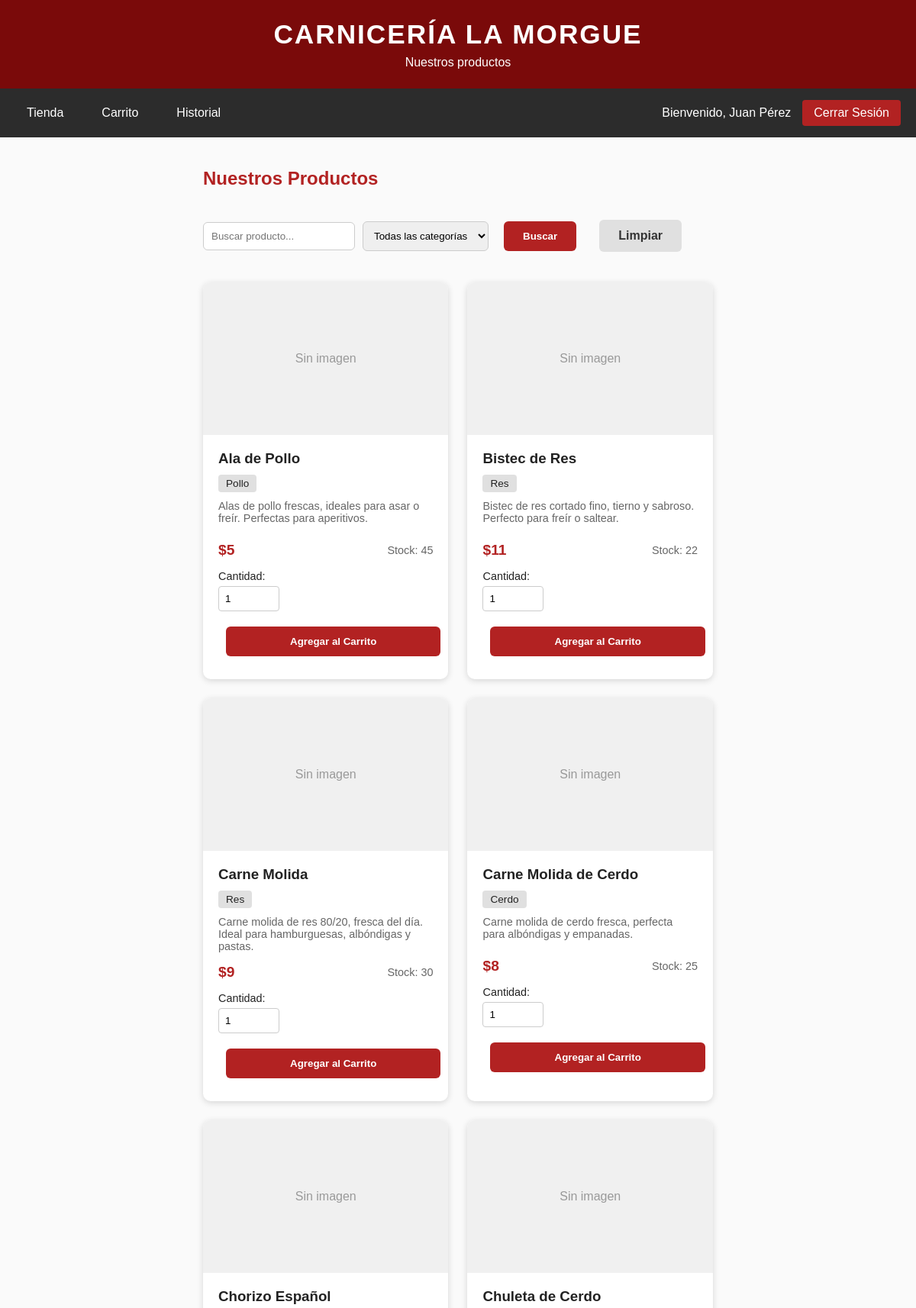
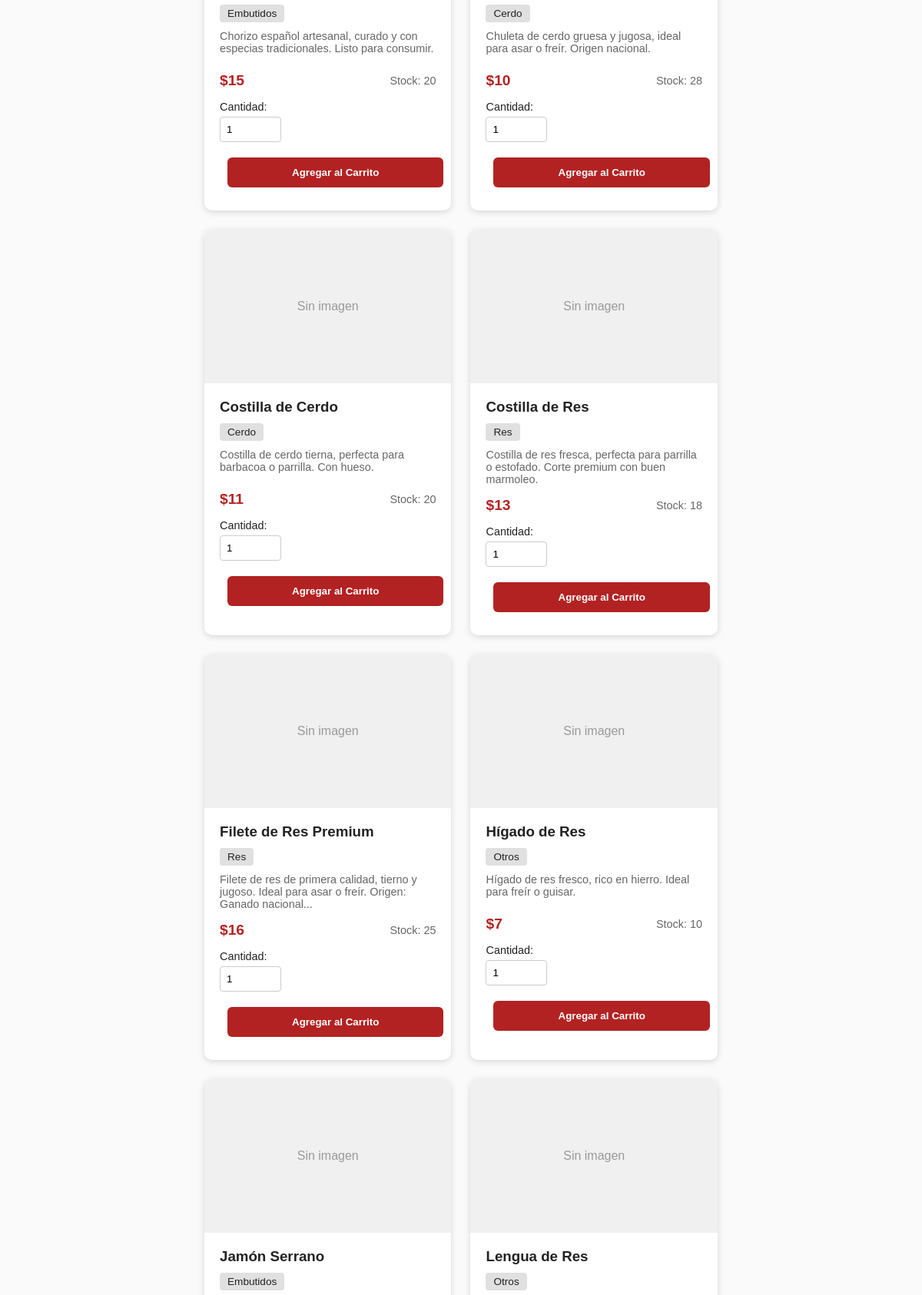
Page /user/tienda.php (signed in, upper part) on the committed database (2 pictures, top to bottom).
### tables this page shows
CREATE TABLE
    productos (
        id INT AUTO_INCREMENT PRIMARY KEY,
        nombre VARCHAR(100) NOT NULL,
        descripcion TEXT,
        precio DECIMAL(10, 2) NOT NULL,
        categoria VARCHAR(50),
        stock INT NOT NULL CHECK (stock >= 0),
        imagen VARCHAR(255)
    );

### includes/funciones.php (called while the page is built, shortened)
<?php
function formatearPrecio($precio)
{
    return "$" . number_format($precio, 0, ',', '.');
}

### user/tienda.php (the view, shortened to what this page needs)
<?php
require_once "../includes/funciones.php";
$busqueda = isset($_GET['buscar']) ? trim($_GET['buscar']) : '';
$query = "SELECT * FROM productos WHERE stock > 0";
$query .= " ORDER BY nombre ASC";
$stmt = $conn->prepare($query);
$stmt->execute();
$result = $stmt->get_result();
$productos = [];
while ($row = $result->fetch_assoc()) {
    $productos[] = $row;
}
include "../includes/header.php";
include "../includes/navbar_user.php";
?>
<main class="user-main">
    <div class="container">
        <h2>Nuestros Productos</h2>
        <div class="filters">
            <form method="GET" action="" class="filter-form">
                <input type="text" name="buscar" placeholder="Buscar producto..." value="<?php echo htmlspecialchars($busqueda); ?>">
                <select name="categoria">
                    <option value="">Todas las categorías</option>
                </select>
                <button type="submit" class="btn btn-primary">Buscar</button>
                <a href="tienda.php" class="btn btn-secondary">Limpiar</a>
            </form>
        </div>
        <?php if (empty($productos)): ?>
            <p>No se encontraron productos disponibles.</p>
        <?php else: ?>
            <div class="productos-grid">
                <?php foreach ($productos as $producto): ?>
                    <div class="producto-card">
                        <?php if ($producto['imagen']): ?>
                            <img src="../uploads/productos/<?php echo htmlspecialchars($producto['imagen']); ?>"
                                 alt="<?php echo htmlspecialchars($producto['nombre']); ?>"
                                 class="producto-imagen">
                        <?php else: ?>
                            <div class="producto-sin-imagen">Sin imagen</div>
                        <?php endif; ?>
                        <div class="producto-info">
                            <h3><?php echo htmlspecialchars($producto['nombre']); ?></h3>
                            <?php if ($producto['categoria']): ?>
                                <span class="categoria"><?php echo htmlspecialchars($producto['categoria']); ?></span>
                            <?php endif; ?>
                            <?php if ($producto['descripcion']): ?>
                                <p class="descripcion"><?php echo htmlspecialchars(substr($producto['descripcion'], 0, 100)); ?><?php echo strlen($producto['descripcion']) > 100 ? '...' : ''; ?></p>
                            <?php endif; ?>
                            <div class="producto-precio">
                                <strong><?php echo formatearPrecio($producto['precio']); ?></strong>
                                <span class="stock">Stock: <?php echo $producto['stock']; ?></span>
                            </div>
                            <form method="POST" action="" class="form-carrito">
                                <div class="cantidad-input">
                                    <label for="cantidad_<?php echo $producto['id']; ?>">Cantidad:</label>
                                    <input type="number"
                                           id="cantidad_<?php echo $producto['id']; ?>"
                                           name="cantidad"
                                           min="1"
                                           max="<?php echo $producto['stock']; ?>"
                                           value="1"
                                           required>
                                </div>
                                <button type="submit" name="agregar_carrito" class="btn btn-primary btn-block">
                                    Agregar al Carrito
                                </button>
                            </form>
                        </div>
                    </div>
                <?php endforeach; ?>
            </div>
        <?php endif; ?>
    </div>
</main>
<?php include "../includes/footer.php"; ?>

### assets/css/estilos.css (style rules this page uses)
* { margin: 0; padding: 0; box-sizing: border-box; }
body { font-family: Arial, Helvetica, sans-serif; background-color: #fafafa; color: #222; }
main { display: flex; justify-content: center; align-items: center; padding: 40px 20px; min-height: 70vh; }
.btn { display: inline-block; padding: 12px 25px; margin: 10px; text-decoration: none; font-weight: bold; border-radius: 6px; transition: 0.3s ease; }
.user-main { padding: 40px 20px; min-height: 70vh; }
.user-main .container { max-width: 1200px; margin: 0 auto; }
.user-main h2 { margin-bottom: 30px; color: #b22222; }
.filters { margin-bottom: 30px; }
.filter-form { display: flex; gap: 10px; flex-wrap: wrap; align-items: center; }
.filter-form input, .filter-form select { padding: 10px; border: 1px solid #ccc; border-radius: 6px; }
.productos-grid { display: grid; grid-template-columns: repeat(auto-fill, minmax(280px, 1fr)); gap: 25px; margin-top: 30px; }
.producto-card { background-color: white; border-radius: 10px; overflow: hidden; box-shadow: 0 2px 8px rgba(0, 0, 0, 0.15); transition: transform 0.3s, box-shadow 0.3s; }
.producto-sin-imagen { width: 100%; height: 200px; background-color: #f0f0f0; display: flex; align-items: center; justify-content: center; color: #999; }
.producto-info { padding: 20px; }
.producto-info h3 { margin-bottom: 10px; color: #222; }
.categoria { display: inline-block; background-color: #e0e0e0; padding: 4px 10px; border-radius: 4px; font-size: 0.85em; margin-bottom: 10px; }
.descripcion { color: #666; font-size: 0.9em; margin-bottom: 15px; min-height: 40px; }
.producto-precio { display: flex; justify-content: space-between; align-items: center; margin-bottom: 15px; }
.producto-precio strong { color: #b22222; font-size: 1.2em; }
.stock { color: #666; font-size: 0.9em; }
.form-carrito { margin-top: 15px; }
.cantidad-input { margin-bottom: 10px; }
.cantidad-input label { display: block; margin-bottom: 5px; font-size: 0.9em; }
.cantidad-input input { width: 80px; padding: 8px; border: 1px solid #ccc; border-radius: 4px; }
.btn-block { width: 100%; display: block; text-align: center; }
.btn-primary { background-color: #b22222; color: white; border: none; padding: 12px 25px; border-radius: 6px; text-decoration: none; display: inline-block; cursor: pointer; transition: background-color 0.3s; }
.btn-secondary { background-color: #e0e0e0; color: #333; border: none; padding: 12px 25px; border-radius: 6px; text-decoration: none; display: inline-block; cursor: pointer; transition: background-color 0.3s; }

### rows in the picture
productos: shows "Sin imagen", nombre "Ala de Pollo", categoria "Pollo", descripcion "Alas de pollo frescas, ideales para asar o freír. Perfectas para aperitivos.", precio "$5", stock "45"
productos: shows "Sin imagen", nombre "Bistec de Res", categoria "Res", descripcion "Bistec de res cortado fino, tierno y sabroso. Perfecto para freír o saltear.", precio "$11", stock "22"
productos: shows "Sin imagen", nombre "Carne Molida", categoria "Res", descripcion "Carne molida de res 80/20, fresca del día. Ideal para hamburguesas, albóndigas y pastas.", precio "$9", stock "30"
productos: shows "Sin imagen", nombre "Carne Molida de Cerdo", categoria "Cerdo", descripcion "Carne molida de cerdo fresca, perfecta para albóndigas y empanadas.", precio "$8", stock "25"
productos: shows "Sin imagen", nombre "Chorizo Español", categoria "Embutidos", descripcion "Chorizo español artesanal, curado y con especias tradicionales. Listo para consumir.", precio "$15", stock "20"
productos: shows "Sin imagen", nombre "Chuleta de Cerdo", categoria "Cerdo", descripcion "Chuleta de cerdo gruesa y jugosa, ideal para asar o freír. Origen nacional.", precio "$10", stock "28"
productos: shows "Sin imagen", nombre "Costilla de Cerdo", categoria "Cerdo", descripcion "Costilla de cerdo tierna, perfecta para barbacoa o parrilla. Con hueso.", precio "$11", stock "20"
productos: shows "Sin imagen", nombre "Costilla de Res", categoria "Res", descripcion "Costilla de res fresca, perfecta para parrilla o estofado. Corte premium con buen marmoleo.", precio "$13", stock "18"
productos: shows "Sin imagen", nombre "Filete de Res Premium", categoria "Res", descripcion "Filete de res de primera calidad, tierno y jugoso. Ideal para asar o freír. Origen: Ganado nacional", precio "$16", stock "25", cantidad "1"
productos: shows "Sin imagen", nombre "Hígado de Res", categoria "Otros", descripcion "Hígado de res fresco, rico en hierro. Ideal para freír o guisar.", precio "$7", stock "10"
productos: shows "Sin imagen", nombre "Jamón Serrano", categoria "Embutidos"
productos: shows "Sin imagen", nombre "Lengua de Res", categoria "Otros"

### other values in the picture
$subtitulo "Nuestros productos"
$_SESSION['nombre'] "Juan Pérez"
